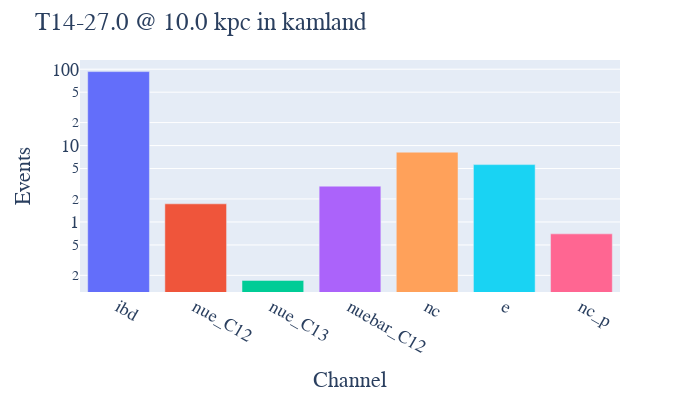

Notebook code for this chart:
### Code cell
beer.bar_vis(sn, detector)

### Figure 1 — Plotly figure (JSON) as saved in the notebook; plotly's stock layout.template omitted (floating-point values rounded to 4 significant figures)
{"data": [{"alignmentgroup": "True", "hovertemplate": "Channel=%{x}<br>Events=%{y}<extra></extra>", "legendgroup": "ibd", "marker": {"color": "#636efa", "pattern": {"shape": ""}}, "name": "ibd", "offsetgroup": "ibd", "orientation": "v", "showlegend": true, "textposition": "auto", "type": "bar", "x": ["ibd"], "xaxis": "x", "y": [93.0], "yaxis": "y"}, {"alignmentgroup": "True", "hovertemplate": "Channel=%{x}<br>Events=%{y}<extra></extra>", "legendgroup": "nue_C12", "marker": {"color": "#EF553B", "pattern": {"shape": ""}}, "name": "nue_C12", "offsetgroup": "nue_C12", "orientation": "v", "showlegend": true, "textposition": "auto", "type": "bar", "x": ["nue_C12"], "xaxis": "x", "y": [1.727], "yaxis": "y"}, {"alignmentgroup": "True", "hovertemplate": "Channel=%{x}<br>Events=%{y}<extra></extra>", "legendgroup": "nue_C13", "marker": {"color": "#00cc96", "pattern": {"shape": ""}}, "name": "nue_C13", "offsetgroup": "nue_C13", "orientation": "v", "showlegend": true, "textposition": "auto", "type": "bar", "x": ["nue_C13"], "xaxis": "x", "y": [0.1717], "yaxis": "y"}, {"alignmentgroup": "True", "hovertemplate": "Channel=%{x}<br>Events=%{y}<extra></extra>", "legendgroup": "nuebar_C12", "marker": {"color": "#ab63fa", "pattern": {"shape": ""}}, "name": "nuebar_C12", "offsetgroup": "nuebar_C12", "orientation": "v", "showlegend": true, "textposition": "auto", "type": "bar", "x": ["nuebar_C12"], "xaxis": "x", "y": [2.942], "yaxis": "y"}, {"alignmentgroup": "True", "hovertemplate": "Channel=%{x}<br>Events=%{y}<extra></extra>", "legendgroup": "nc", "marker": {"color": "#FFA15A", "pattern": {"shape": ""}}, "name": "nc", "offsetgroup": "nc", "orientation": "v", "showlegend": true, "textposition": "auto", "type": "bar", "x": ["nc"], "xaxis": "x", "y": [8.194], "yaxis": "y"}, {"alignmentgroup": "True", "hovertemplate": "Channel=%{x}<br>Events=%{y}<extra></extra>", "legendgroup": "e", "marker": {"color": "#19d3f3", "pattern": {"shape": ""}}, "name": "e", "offsetgroup": "e", "orientation": "v", "showlegend": true, "textposition": "auto", "type": "bar", "x": ["e"], "xaxis": "x", "y": [5.633], "yaxis": "y"}, {"alignmentgroup": "True", "hovertemplate": "Channel=%{x}<br>Events=%{y}<extra></extra>", "legendgroup": "nc_p", "marker": {"color": "#FF6692", "pattern": {"shape": ""}}, "name": "nc_p", "offsetgroup": "nc_p", "orientation": "v", "showlegend": true, "textposition": "auto", "type": "bar", "x": ["nc_p"], "xaxis": "x", "y": [0.6982], "yaxis": "y"}], "layout": {"barmode": "relative", "font": {"family": "Times New Roman", "size": 18}, "height": 400, "legend": {"title": {"text": "Channel"}, "tracegroupgap": 0}, "margin": {"t": 60}, "showlegend": false, "title": {"text": "T14-27.0 @ 10.0 kpc in kamland"}, "width": 700, "xaxis": {"anchor": "y", "categoryarray": ["ibd", "nue_C12", "nue_C13", "nuebar_C12", "nc", "e", "nc_p"], "categoryorder": "array", "domain": [0, 1], "title": {"text": "Channel"}}, "yaxis": {"anchor": "x", "domain": [0, 1], "title": {"text": "Events"}, "type": "log"}}}
